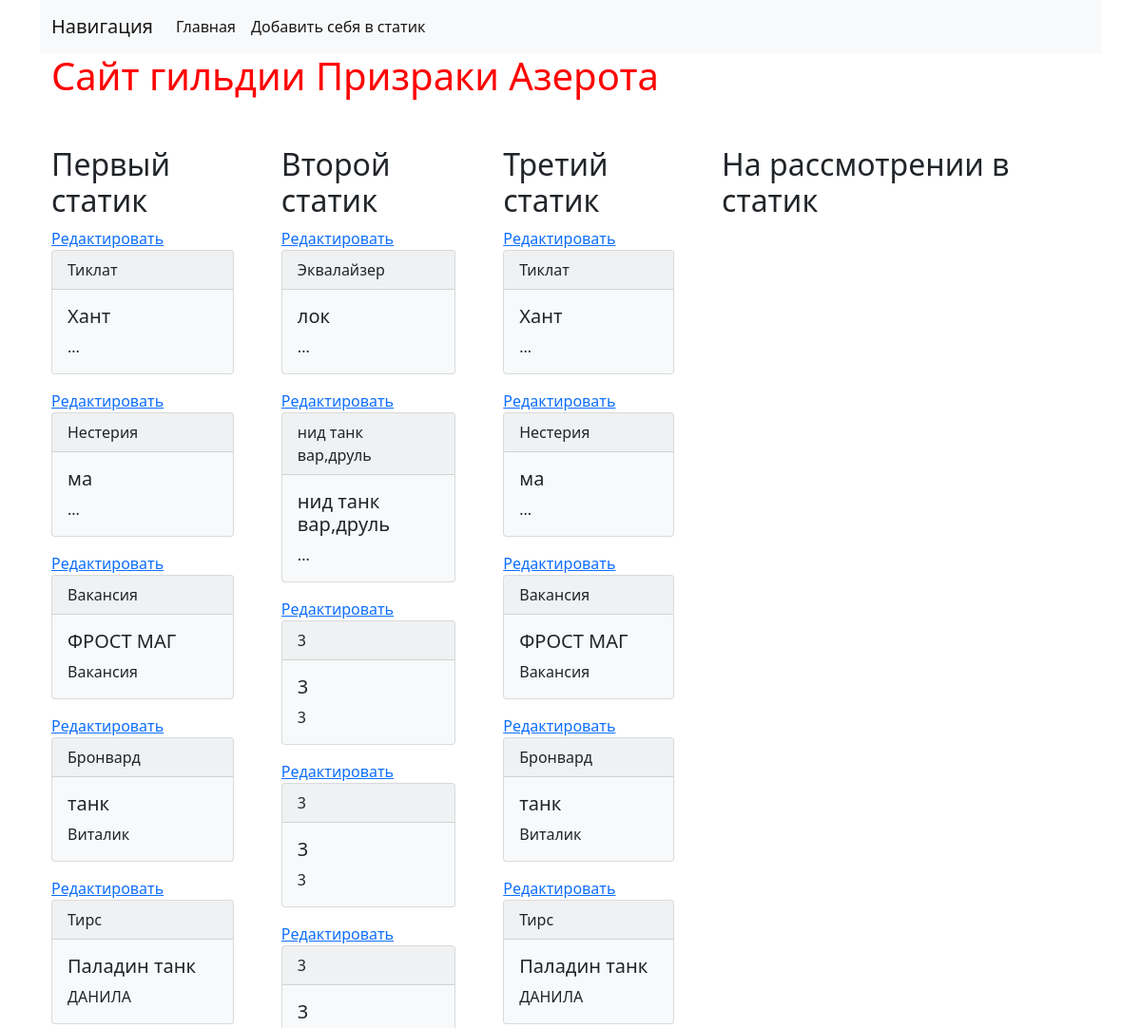
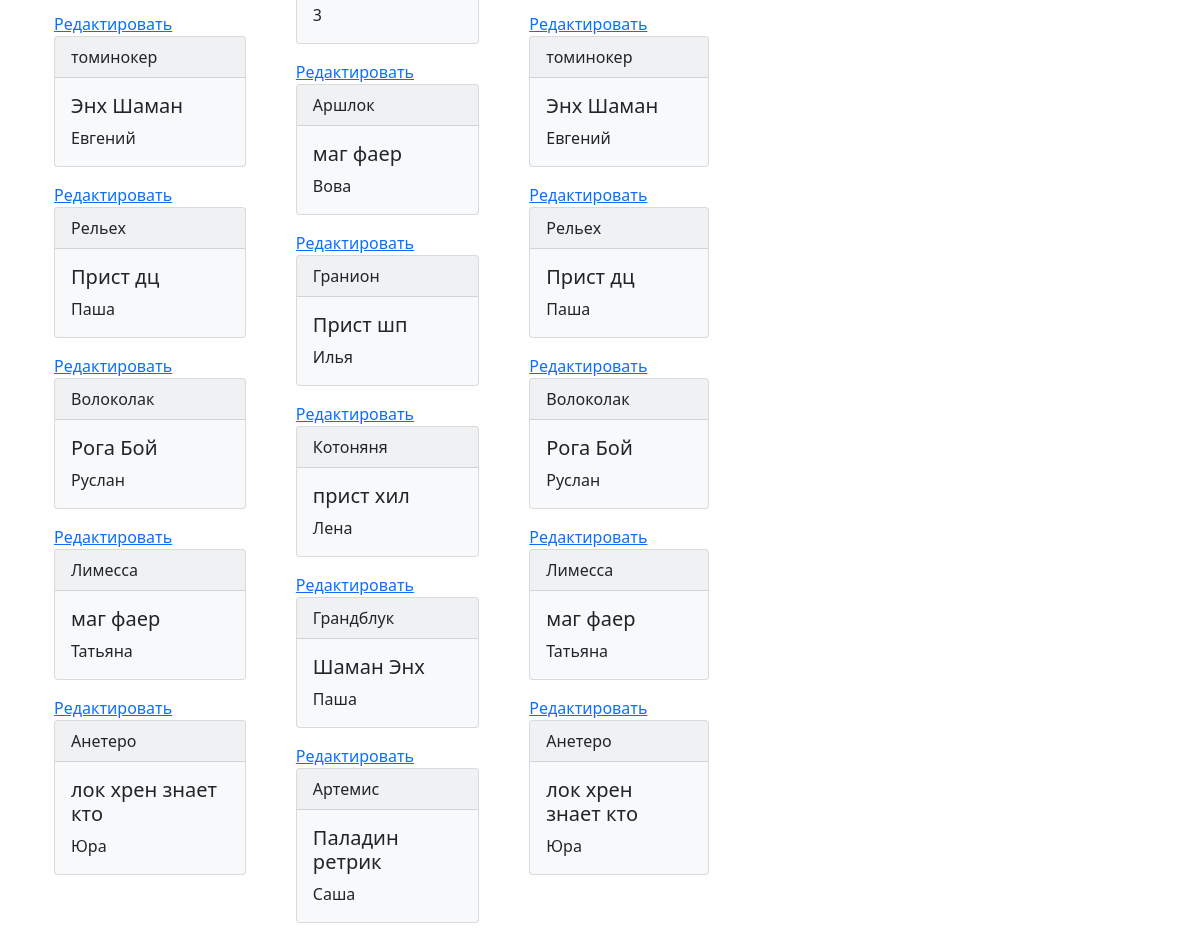
The page / on the database its author committed (2 pictures, top to bottom).
### main/models.py (models this page shows)
class Player(models.Model):
    name = models.CharField(max_length=50, null=True, verbose_name='Имя')
    nick = models.CharField(max_length=50, null=False, verbose_name='Ник в игре')
    proffesion = models.CharField(max_length=50, null=True, verbose_name='Спек')
    static_id = models.ForeignKey('NameStatic', null=True,
                                  blank=True,
                                  on_delete=models.PROTECT,
                                  verbose_name='Название статика')
    class Meta:
        verbose_name = 'Игрок'
        verbose_name_plural = 'Игроки'
        ordering = ['name']

### main/views.py (the view)
# urls.py: path('', index, name='index'),
def index(request):
    all_player = Player.objects.all()
    all_static = NameStatic.objects.all()
    static_1 = Player.objects.filter(static_id='1')
    static_2 = Player.objects.filter(static_id='2')
    static_3 = Player.objects.filter(static_id='3')
    context = {
        'all_player': all_player,
        'title': 'Гильдия Морок',
        'all_static': all_static,
        'static_1': static_1,
        'static_2': static_2,
        'static_3': static_3,
    }
    return render(request, 'main/index.html', context)

### main/templates/main/index.html (shortened to what this page needs)
{% load static %}
<!doctype html>
<html lang="en">
<head>
    <link href="https://cdn.jsdelivr.net/npm/bootstrap@5.1.0/dist/css/bootstrap.min.css" rel="stylesheet"
>
    <link rel="stylesheet" href="{% static 'css/style.css'%}" type="text/css">
</head>
<body>
{% block main %}
<div class="container-md">
    <nav class="navbar navbar-expand-lg navbar-light bg-light">
        <div class="container-fluid">
            <a class="navbar-brand" href="#">Навигация</a>
            <div class="collapse navbar-collapse" id="navbarTogglerDemo02">
                <ul class="navbar-nav me-auto mb-2 mb-lg-0">
                    <li class="nav-item">
                        <a class="nav-link active" aria-current="page" href="{% url 'index'%}">Главная</a>
                    </li>
                    <li class="nav-item">
                        <a class="nav-link active" aria-current="page" href="{% url 'add'%}">Добавить себя в статик</a>
                    </li>
                </ul>
            </div>
        </div>
    </nav>
    <div class="container">
        <div class="header">
            <h1>Сайт гильдии Призраки Азерота</h1>
        </div>
        <div class="static-block">
            <div class="block-content">
                <h2>Первый статик</h2>
                {% for player in static_1 %}
                <div class="col">
                    <a href="{% url 'update' player.pk %}">Редактировать</a>
                    <div class="card text-dark bg-light mb-3" style="max-width: 18rem;">
                        <div class="card-header">{{player.nick}}</div>
                        <div class="card-body">
                            <h5 class="card-title">{{player.proffesion}}</h5>
                            <p class="card-text">{{player.name}}</p>
                        </div>
                    </div>
                </div>
                {% endfor %}
            </div>
            <div class="block-content">
                <h2>Второй статик</h2>
                {% for player in static_2 %}
                <div class="col">
                    <a href="{% url 'update' player.pk %}">Редактировать</a>
                    <div class="card text-dark bg-light mb-3" style="max-width: 18rem;">
                        <div class="card-header">{{player.nick}}</div>
                        <div class="card-body">
                            <h5 class="card-title">{{player.proffesion}}</h5>
                            <p class="card-text">{{player.name}}</p>
                        </div>
                    </div>
                </div>
                {% endfor %}
            </div>
            <div class="block-content">
                <h2>Третий статик</h2>
                {% for player in static_1 %}
                <div class="col">
                    <a href="{% url 'update' player.pk %}">Редактировать</a>
                    <div class="card text-dark bg-light mb-3" style="max-width: 18rem;">
                        <div class="card-header">{{player.nick}}</div>
                        <div class="card-body">
                            <h5 class="card-title">{{player.proffesion}}</h5>
                            <p class="card-text">{{player.name}}</p>
                        </div>
                    </div>
                </div>
                {% endfor %}
            </div>
            <div class="block-content">
                <h2>На рассмотрении в статик</h2>
            </div>
        </div>
    </div>
    {% endblock %}
</body>
</html>

### static/css/style.css (style rules this page uses)
.block-content { display: flex; flex-direction: column; margin-right: 50px; flex-wrap: wrap; }
.header { color: red; margin-bottom: 50px; }
.col { flex-grow: 0; }
.static-block { display: flex; max-width: 1300px; }

### rows shown on the page
Player: nick "Тиклат", proffesion "Хант", name "..."
Player: nick "Нестерия", proffesion "ма", name "..."
Player: nick "Вакансия", proffesion "ФРОСТ МАГ", name "Вакансия"
Player: nick "Бронвард", proffesion "танк", name "Виталик"
Player: nick "Тирс", proffesion "Паладин танк", name "ДАНИЛА"
Player: nick "томинокер", proffesion "Энх Шаман", name "Евгений"
Player: nick "Рельех", proffesion "Прист дц", name "Паша"
Player: nick "Волоколак", proffesion "Рога Бой", name "Руслан"
Player: nick "Лимесса", proffesion "маг фаер", name "Татьяна"
Player: nick "Анетеро", proffesion "лок хрен знает кто", name "Юра"
Player: nick "Эквалайзер", proffesion "лок", name "..."
Player: nick "нид танк вар,друль", proffesion "нид танк вар,друль", name "..."
Player: nick "3", proffesion "3", name "3"
Player: nick "3", proffesion "3", name "3"
Player: nick "3", proffesion "3", name "3"
Player: nick "Аршлок", proffesion "маг фаер", name "Вова"
Player: nick "Гранион", proffesion "Прист шп", name "Илья"
Player: nick "Котоняня", proffesion "прист хил", name "Лена"
Player: nick "Грандблук", proffesion "Шаман Энх", name "Паша"
Player: nick "Артемис", proffesion "Паладин ретрик", name "Саша"
